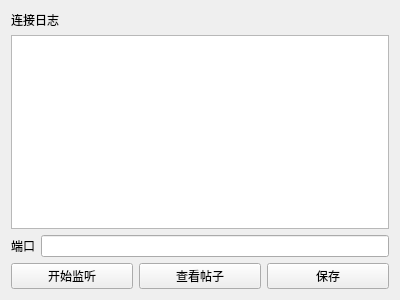
<?xml version="1.0" encoding="UTF-8"?>
<ui version="4.0">
 <class>ServerWin</class>
 <widget class="QWidget" name="ServerWin">
  <property name="geometry">
   <rect>
    <x>0</x>
    <y>0</y>
    <width>400</width>
    <height>300</height>
   </rect>
  </property>
  <property name="windowTitle">
   <string>Form</string>
  </property>
  <layout class="QVBoxLayout" name="verticalLayout_2">
   <item>
    <layout class="QVBoxLayout" name="verticalLayout">
     <item>
      <widget class="QLabel" name="label_2">
       <property name="text">
        <string>连接日志</string>
       </property>
      </widget>
     </item>
     <item>
      <widget class="QTextEdit" name="textEdit"/>
     </item>
     <item>
      <layout class="QHBoxLayout" name="horizontalLayout">
       <item>
        <widget class="QLabel" name="label">
         <property name="text">
          <string>端口</string>
         </property>
        </widget>
       </item>
       <item>
        <widget class="QLineEdit" name="lineEdit"/>
       </item>
      </layout>
     </item>
     <item>
      <layout class="QHBoxLayout" name="horizontalLayout_2">
       <item>
        <widget class="QPushButton" name="pushButtonCreateChattingRoom">
         <property name="text">
          <string>开始监听</string>
         </property>
        </widget>
       </item>
       <item>
        <widget class="QPushButton" name="viewpost_btn">
         <property name="text">
          <string>查看帖子</string>
         </property>
        </widget>
       </item>
       <item>
        <widget class="QPushButton" name="pushButtonSave">
         <property name="text">
          <string>保存</string>
         </property>
        </widget>
       </item>
      </layout>
     </item>
    </layout>
   </item>
  </layout>
 </widget>
 <resources/>
 <connections/>
</ui>
